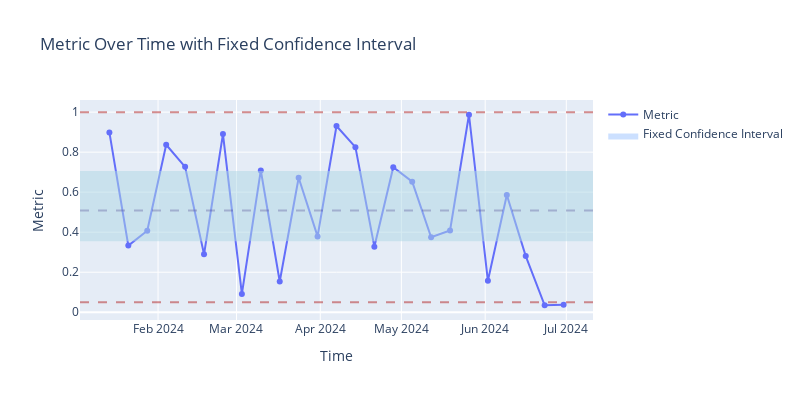

Write notebook code for a chart like this one.
### Code cell
plotting.performance_by_time(statistics, reference_ks)

### Figure 1 — Plotly figure (JSON) as saved in the notebook; plotly's stock layout.template omitted (floating-point values rounded to 4 significant figures)
{"data": [{"hovertemplate": "%{y}", "mode": "lines+markers", "name": "Metric", "type": "scatter", "x": ["2024-01-14T00:00:00", "2024-01-21T00:00:00", "2024-01-28T00:00:00", "2024-02-04T00:00:00", "2024-02-11T00:00:00", "2024-02-18T00:00:00", "2024-02-25T00:00:00", "2024-03-03T00:00:00", "2024-03-10T00:00:00", "2024-03-17T00:00:00", "2024-03-24T00:00:00", "2024-03-31T00:00:00", "2024-04-07T00:00:00", "2024-04-14T00:00:00", "2024-04-21T00:00:00", "2024-04-28T00:00:00", "2024-05-05T00:00:00", "2024-05-12T00:00:00", "2024-05-19T00:00:00", "2024-05-26T00:00:00", "2024-06-02T00:00:00", "2024-06-09T00:00:00", "2024-06-16T00:00:00", "2024-06-23T00:00:00", "2024-06-30T00:00:00"], "y": [0.8984, 0.333, 0.4072, 0.837, 0.7265, 0.2893, 0.8903, 0.09169, 0.7086, 0.1533, 0.6722, 0.3788, 0.9306, 0.825, 0.3276, 0.7249, 0.6525, 0.3746, 0.4087, 0.9869, 0.1572, 0.586, 0.2806, 0.03486, 0.03711]}, {"fill": "toself", "fillcolor": "rgba(0, 100, 255, 0.2)", "hovertemplate": "%{y}", "line": {"color": "rgba(255,255,255,0)"}, "name": "Fixed Confidence Interval", "type": "scatter", "x": ["2024-01-14T00:00:00", "2024-01-21T00:00:00", "2024-01-28T00:00:00", "2024-02-04T00:00:00", "2024-02-11T00:00:00", "2024-02-18T00:00:00", "2024-02-25T00:00:00", "2024-03-03T00:00:00", "2024-03-10T00:00:00", "2024-03-17T00:00:00", "2024-03-24T00:00:00", "2024-03-31T00:00:00", "2024-04-07T00:00:00", "2024-04-14T00:00:00", "2024-04-21T00:00:00", "2024-04-28T00:00:00", "2024-05-05T00:00:00", "2024-05-12T00:00:00", "2024-05-19T00:00:00", "2024-05-26T00:00:00", "2024-06-02T00:00:00", "2024-06-09T00:00:00", "2024-06-16T00:00:00", "2024-06-23T00:00:00", "2024-06-30T00:00:00"], "y": [0.3543, 0.7053]}], "layout": {"height": 400, "hovermode": "x", "shapes": [{"fillcolor": "lightblue", "line": {"width": 0}, "opacity": 0.5, "type": "rect", "x0": 0, "x1": 1, "xref": "x domain", "y0": 0.3543, "y1": 0.7053, "yref": "y"}, {"line": {"color": "firebrick", "dash": "dash"}, "name": "Upper Threshold", "opacity": 0.5, "type": "line", "x0": 0, "x1": 1, "xref": "x domain", "y0": 1, "y1": 1, "yref": "y"}, {"line": {"color": "firebrick", "dash": "dash"}, "name": "Lower Threshold", "opacity": 0.5, "type": "line", "x0": 0, "x1": 1, "xref": "x domain", "y0": 0.05, "y1": 0.05, "yref": "y"}, {"line": {"color": "darkslateblue", "dash": "dash"}, "name": "Mean", "opacity": 0.3, "type": "line", "x0": 0, "x1": 1, "xref": "x domain", "y0": 0.5085, "y1": 0.5085, "yref": "y"}], "showlegend": true, "title": {"text": "Metric Over Time with Fixed Confidence Interval"}, "width": 800, "xaxis": {"title": {"text": "Time"}}, "yaxis": {"title": {"text": "Metric"}}}}
